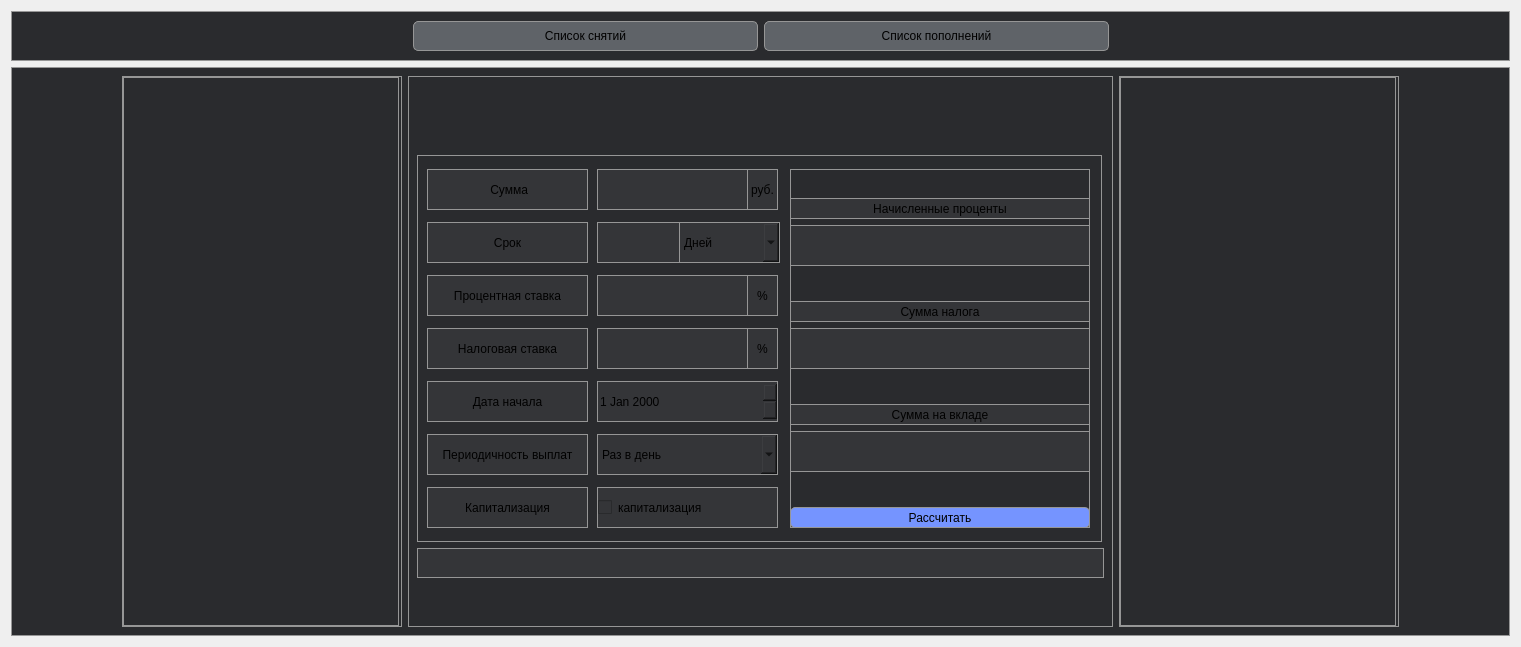
      <widget class="QWidget" name="tab_deposit">
       <attribute name="title">
        <string>Депозит</string>
       </attribute>
       <layout class="QVBoxLayout" name="verticalLayout_9">
        <item>
         <widget class="QWidget" name="widget_deposit_head" native="true">
          <property name="minimumSize">
           <size>
            <width>0</width>
            <height>50</height>
           </size>
          </property>
          <property name="maximumSize">
           <size>
            <width>16777215</width>
            <height>50</height>
           </size>
          </property>
          <property name="styleSheet">
           <string notr="true">QWidget {
	border: 1px  solid rgb(150, 150, 150) ;
	background-color: rgb(42, 43, 46);
}

QPushButton {
	border-radius: 5px;
	border: 1px  solid rgb(150, 150, 150) ;
	background-color: rgb(95, 99, 104);
}

 QPushButton:pressed {
	border-radius: 5px;
	border: 1px  solid rgb(150, 150, 150) ;
	background-color: rgb(115, 119, 124);
}</string>
          </property>
          <layout class="QHBoxLayout" name="horizontalLayout_6">
           <item>
            <spacer name="horizontalSpacer_deposit_head_left">
             <property name="orientation">
              <enum>Qt::Horizontal</enum>
             </property>
             <property name="sizeHint" stdset="0">
              <size>
               <width>393</width>
               <height>20</height>
              </size>
             </property>
            </spacer>
           </item>
           <item>
            <widget class="QPushButton" name="pushButton_deposit_list_out_hide">
             <property name="minimumSize">
              <size>
               <width>345</width>
               <height>30</height>
              </size>
             </property>
             <property name="maximumSize">
              <size>
               <width>345</width>
               <height>16777215</height>
              </size>
             </property>
             <property name="text">
              <string>Список снятий</string>
             </property>
            </widget>
           </item>
           <item>
            <widget class="QPushButton" name="pushButton_deposit_list_in_hide">
             <property name="minimumSize">
              <size>
               <width>345</width>
               <height>30</height>
              </size>
             </property>
             <property name="maximumSize">
              <size>
               <width>345</width>
               <height>16777215</height>
              </size>
             </property>
             <property name="text">
              <string>Список пополнений</string>
             </property>
            </widget>
           </item>
           <item>
            <spacer name="pushButton_deposit_list_out_hide_2">
             <property name="orientation">
              <enum>Qt::Horizontal</enum>
             </property>
             <property name="sizeHint" stdset="0">
              <size>
               <width>392</width>
               <height>20</height>
              </size>
             </property>
            </spacer>
           </item>
          </layout>
         </widget>
        </item>
        <item>
         <widget class="QWidget" name="widget_deposit" native="true">
          <property name="styleSheet">
           <string notr="true">QWidget {
	border: 1px  solid rgb(150, 150, 150) ;
	background-color: rgb(42, 43, 46);
}

QPushButton {
	border-radius: 5px;
	border: 1px  solid rgb(150, 150, 150) ;
	background-color: rgb(95, 99, 104);
}

 QPushButton:pressed {
	border-radius: 5px;
	border: 1px  solid rgb(150, 150, 150) ;
	background-color: rgb(115, 119, 124);
}</string>
          </property>
          <layout class="QHBoxLayout" name="horizontalLayout_2">
           <item>
            <spacer name="horizontalSpacer_deposit_left">
             <property name="orientation">
              <enum>Qt::Horizontal</enum>
             </property>
             <property name="sizeHint" stdset="0">
              <size>
               <width>40</width>
               <height>20</height>
              </size>
             </property>
            </spacer>
           </item>
           <item>
            <widget class="QScrollArea" name="scrollArea_widget_deposit_list_out">
             <property name="minimumSize">
              <size>
               <width>280</width>
               <height>0</height>
              </size>
             </property>
             <property name="maximumSize">
              <size>
               <width>306</width>
               <height>16777215</height>
              </size>
             </property>
             <property name="widgetResizable">
              <bool>true</bool>
             </property>
             <widget class="QWidget" name="scrollAreaWidgetContents_5">
              <property name="geometry">
               <rect>
                <x>0</x>
                <y>0</y>
                <width>276</width>
                <height>523</height>
               </rect>
              </property>
              <property name="minimumSize">
               <size>
                <width>276</width>
                <height>0</height>
               </size>
              </property>
              <property name="maximumSize">
               <size>
                <width>276</width>
                <height>16777215</height>
               </size>
              </property>
              <layout class="QVBoxLayout" name="verticalLayout_13"/>
             </widget>
            </widget>
           </item>
           <item>
            <widget class="QWidget" name="widget_deposit_2" native="true">
             <property name="minimumSize">
              <size>
               <width>705</width>
               <height>470</height>
              </size>
             </property>
             <property name="maximumSize">
              <size>
               <width>705</width>
               <height>16777215</height>
              </size>
             </property>
             <property name="styleSheet">
              <string notr="true">QWidget {
	border: 1px  solid rgb(150, 150, 150) ;
	background-color: rgb(42, 43, 46);
}

QPushButton {
	border-radius: 5px;
	border: 1px  solid rgb(150, 150, 150) ;
	background-color: rgb(95, 99, 104);
}

 QPushButton:pressed {
	border-radius: 5px;
	border: 1px  solid rgb(150, 150, 150) ;
	background-color: rgb(115, 119, 124);
}

QLineEdit {
	border: 1px  solid rgb(150, 150, 150) ;
	background-color: rgb(52, 53, 56);
}

QLabel {
	border: 1px  solid rgb(150, 150, 150) ;
	background-color: rgb(52, 53, 56);
}

</string>
             </property>
             <layout class="QVBoxLayout" name="verticalLayout_7">
              <item>
               <spacer name="verticalSpacer_deposit_up">
                <property name="orientation">
                 <enum>Qt::Vertical</enum>
                </property>
                <property name="sizeHint" stdset="0">
                 <size>
                  <width>20</width>
                  <height>40</height>
                 </size>
                </property>
               </spacer>
              </item>
              <item>
               <spacer name="verticalSpacer_deposit_up_eq_label">
                <property name="orientation">
                 <enum>Qt::Vertical</enum>
                </property>
                <property name="sizeType">
                 <enum>QSizePolicy::Fixed</enum>
                </property>
                <property name="sizeHint" stdset="0">
                 <size>
                  <width>20</width>
                  <height>30</height>
                 </size>
                </property>
               </spacer>
              </item>
              <item>
               <widget class="QWidget" name="widget_deposit_3" native="true">
                <property name="minimumSize">
                 <size>
                  <width>685</width>
                  <height>387</height>
                 </size>
                </property>
                <property name="maximumSize">
                 <size>
                  <width>685</width>
                  <height>387</height>
                 </size>
                </property>
                <property name="styleSheet">
                 <string notr="true"/>
                </property>
                <widget class="QWidget" name="widget_deposit_answer" native="true">
                 <property name="geometry">
                  <rect>
                   <x>373</x>
                   <y>14</y>
                   <width>300</width>
                   <height>359</height>
                  </rect>
                 </property>
                 <property name="minimumSize">
                  <size>
                   <width>300</width>
                   <height>359</height>
                  </size>
                 </property>
                 <property name="maximumSize">
                  <size>
                   <width>16777215</width>
                   <height>359</height>
                  </size>
                 </property>
                 <layout class="QVBoxLayout" name="verticalLayout_15">
                  <item>
                   <spacer name="verticalSpacer">
                    <property name="orientation">
                     <enum>Qt::Vertical</enum>
                    </property>
                    <property name="sizeHint" stdset="0">
                     <size>
                      <width>20</width>
                      <height>40</height>
                     </size>
                    </property>
                   </spacer>
                  </item>
                  <item>
                   <widget class="QLabel" name="label_deposit_answer_rate_info">
                    <property name="minimumSize">
                     <size>
                      <width>0</width>
                      <height>21</height>
                     </size>
                    </property>
                    <property name="maximumSize">
                     <size>
                      <width>16777215</width>
                      <height>21</height>
                     </size>
                    </property>
                    <property name="text">
                     <string>Начисленные проценты</string>
                    </property>
                    <property name="alignment">
                     <set>Qt::AlignCenter</set>
                    </property>
                   </widget>
                  </item>
                  <item>
                   <widget class="QLabel" name="label_deposit_answer_rate">
                    <property name="minimumSize">
                     <size>
                      <width>0</width>
                      <height>41</height>
                     </size>
                    </property>
                    <property name="maximumSize">
                     <size>
                      <width>16777215</width>
                      <height>41</height>
                     </size>
                    </property>
                    <property name="text">
                     <string/>
                    </property>
                    <property name="alignment">
                     <set>Qt::AlignRight|Qt::AlignTrailing|Qt::AlignVCenter</set>
                    </property>
                   </widget>
                  </item>
                  <item>
                   <spacer name="verticalSpacer_2">
                    <property name="orientation">
                     <enum>Qt::Vertical</enum>
                    </property>
                    <property name="sizeHint" stdset="0">
                     <size>
                      <width>20</width>
                      <height>40</height>
                     </size>
                    </property>
                   </spacer>
                  </item>
                  <item>
                   <widget class="QLabel" name="label_deposit_answer_tax_info">
                    <property name="minimumSize">
                     <size>
                      <width>0</width>
                      <height>21</height>
                     </size>
                    </property>
                    <property name="maximumSize">
                     <size>
                      <width>16777215</width>
                      <height>21</height>
                     </size>
                    </property>
                    <property name="text">
                     <string>Сумма налога</string>
                    </property>
                    <property name="alignment">
                     <set>Qt::AlignCenter</set>
                    </property>
                   </widget>
                  </item>
                  <item>
                   <widget class="QLabel" name="label_deposit_answer_tax">
                    <property name="minimumSize">
                     <size>
                      <width>0</width>
                      <height>41</height>
                     </size>
                    </property>
                    <property name="maximumSize">
                     <size>
                      <width>16777215</width>
                      <height>41</height>
                     </size>
                    </property>
                    <property name="text">
                     <string/>
                    </property>
                    <property name="alignment">
                     <set>Qt::AlignRight|Qt::AlignTrailing|Qt::AlignVCenter</set>
                    </property>
                   </widget>
                  </item>
                  <item>
                   <spacer name="verticalSpacer_3">
                    <property name="orientation">
                     <enum>Qt::Vertical</enum>
                    </property>
                    <property name="sizeHint" stdset="0">
                     <size>
                      <width>20</width>
                      <height>40</height>
                     </size>
                    </property>
                   </spacer>
                  </item>
                  <item>
                   <widget class="QLabel" name="label_deposit_answer_sum_info">
                    <property name="minimumSize">
                     <size>
                      <width>0</width>
                      <height>21</height>
                     </size>
                    </property>
                    <property name="maximumSize">
                     <size>
                      <width>16777215</width>
                      <height>21</height>
                     </size>
                    </property>
                    <property name="text">
                     <string>Сумма на вкладе</string>
                    </property>
                    <property name="alignment">
                     <set>Qt::AlignCenter</set>
                    </property>
                   </widget>
                  </item>
                  <item>
                   <widget class="QLabel" name="label_deposit_answer_sum">
                    <property name="minimumSize">
                     <size>
                      <width>0</width>
                      <height>41</height>
                     </size>
                    </property>
                    <property name="maximumSize">
                     <size>
                      <width>16777215</width>
                      <height>41</height>
                     </size>
                    </property>
                    <property name="text">
                     <string/>
                    </property>
                    <property name="alignment">
                     <set>Qt::AlignRight|Qt::AlignTrailing|Qt::AlignVCenter</set>
                    </property>
                   </widget>
                  </item>
                  <item>
                   <spacer name="verticalSpacer_4">
                    <property name="orientation">
                     <enum>Qt::Vertical</enum>
                    </property>
                    <property name="sizeHint" stdset="0">
                     <size>
                      <width>20</width>
                      <height>40</height>
                     </size>
                    </property>
                   </spacer>
                  </item>
                  <item>
                   <widget class="QPushButton" name="pushButton_deposit_start">
                    <property name="minimumSize">
                     <size>
                      <width>0</width>
                      <height>21</height>
                     </size>
                    </property>
                    <property name="maximumSize">
                     <size>
                      <width>9999999</width>
                      <height>21</height>
                     </size>
                    </property>
                    <property name="styleSheet">
                     <string notr="true">QPushButton {
	background-color: rgb(117, 148, 255);
}

QPushButton:pressed {
	background-color: rgb(165, 174, 201);
}</string>
                    </property>
                    <property name="text">
                     <string>Рассчитать</string>
                    </property>
                   </widget>
                  </item>
                 </layout>
                </widget>
                <widget class="QLineEdit" name="lineEdit_deposit_input_sum">
                 <property name="geometry">
                  <rect>
                   <x>180</x>
                   <y>14</y>
                   <width>151</width>
                   <height>41</height>
                  </rect>
                 </property>
                 <property name="minimumSize">
                  <size>
                   <width>0</width>
                   <height>41</height>
                  </size>
                 </property>
                 <property name="alignment">
                  <set>Qt::AlignLeading|Qt::AlignLeft|Qt::AlignVCenter</set>
                 </property>
                </widget>
                <widget class="QLineEdit" name="lineEdit_deposit_input_time">
                 <property name="geometry">
                  <rect>
                   <x>180</x>
                   <y>67</y>
                   <width>83</width>
                   <height>41</height>
                  </rect>
                 </property>
                 <property name="minimumSize">
                  <size>
                   <width>0</width>
                   <height>41</height>
                  </size>
                 </property>
                 <property name="alignment">
                  <set>Qt::AlignLeading|Qt::AlignLeft|Qt::AlignVCenter</set>
                 </property>
                </widget>
                <widget class="QLineEdit" name="lineEdit_deposit_input_rate">
                 <property name="geometry">
                  <rect>
                   <x>180</x>
                   <y>120</y>
                   <width>151</width>
                   <height>41</height>
                  </rect>
                 </property>
                 <property name="minimumSize">
                  <size>
                   <width>0</width>
                   <height>41</height>
                  </size>
                 </property>
                 <property name="alignment">
                  <set>Qt::AlignLeading|Qt::AlignLeft|Qt::AlignVCenter</set>
                 </property>
                </widget>
                <widget class="QLineEdit" name="lineEdit_deposit_input_tax">
                 <property name="geometry">
                  <rect>
                   <x>180</x>
                   <y>173</y>
                   <width>151</width>
                   <height>41</height>
                  </rect>
                 </property>
                 <property name="minimumSize">
                  <size>
                   <width>0</width>
                   <height>41</height>
                  </size>
                 </property>
                 <property name="alignment">
                  <set>Qt::AlignLeading|Qt::AlignLeft|Qt::AlignVCenter</set>
                 </property>
                </widget>
                <widget class="QLabel" name="label_deposit_input_sum">
                 <property name="geometry">
                  <rect>
                   <x>10</x>
                   <y>14</y>
                   <width>161</width>
                   <height>41</height>
                  </rect>
                 </property>
                 <property name="text">
                  <string> Сумма</string>
                 </property>
                 <property name="alignment">
                  <set>Qt::AlignCenter</set>
                 </property>
                </widget>
                <widget class="QLabel" name="label_deposit_input_time">
                 <property name="geometry">
                  <rect>
                   <x>10</x>
                   <y>67</y>
                   <width>161</width>
                   <height>41</height>
                  </rect>
                 </property>
                 <property name="text">
                  <string>Срок</string>
                 </property>
                 <property name="alignment">
                  <set>Qt::AlignCenter</set>
                 </property>
                </widget>
                <widget class="QLabel" name="label_deposit_input_rate">
                 <property name="geometry">
                  <rect>
                   <x>10</x>
                   <y>120</y>
                   <width>161</width>
                   <height>41</height>
                  </rect>
                 </property>
                 <property name="text">
                  <string>Процентная ставка</string>
                 </property>
                 <property name="alignment">
                  <set>Qt::AlignCenter</set>
                 </property>
                </widget>
                <widget class="QLabel" name="label_deposit_input_tax">
                 <property name="geometry">
                  <rect>
                   <x>10</x>
                   <y>173</y>
                   <width>161</width>
                   <height>41</height>
                  </rect>
                 </property>
                 <property name="text">
                  <string>Налоговая ставка</string>
                 </property>
                 <property name="alignment">
                  <set>Qt::AlignCenter</set>
                 </property>
                </widget>
                <widget class="QLabel" name="label_deposit_input_pay_unit">
                 <property name="geometry">
                  <rect>
                   <x>10</x>
                   <y>279</y>
                   <width>161</width>
                   <height>41</height>
                  </rect>
                 </property>
                 <property name="text">
                  <string>Периодичность выплат</string>
                 </property>
                 <property name="alignment">
                  <set>Qt::AlignCenter</set>
                 </property>
                </widget>
                <widget class="QLabel" name="label_deposit_input_capitalisation">
                 <property name="geometry">
                  <rect>
                   <x>10</x>
                   <y>332</y>
                   <width>161</width>
                   <height>41</height>
                  </rect>
                 </property>
                 <property name="text">
                  <string>Капитализация</string>
                 </property>
                 <property name="alignment">
                  <set>Qt::AlignCenter</set>
                 </property>
                </widget>
                <widget class="QCheckBox" name="checkBox_deposit_input_capitalisation">
                 <property name="geometry">
                  <rect>
                   <x>180</x>
                   <y>332</y>
                   <width>181</width>
                   <height>41</height>
                  </rect>
                 </property>
                 <property name="styleSheet">
                  <string notr="true">background-color: rgb(52, 53, 56);</string>
                 </property>
                 <property name="text">
                  <string>капитализация</string>
                 </property>
                </widget>
                <widget class="QLabel" name="label_deposit_input_sum_unit">
                 <property name="geometry">
                  <rect>
                   <x>330</x>
                   <y>14</y>
                   <width>31</width>
                   <height>41</height>
                  </rect>
                 </property>
                 <property name="text">
                  <string>руб.</string>
                 </property>
                 <property name="alignment">
                  <set>Qt::AlignCenter</set>
                 </property>
                </widget>
                <widget class="QComboBox" name="comboBox_deposit_input_time_unit">
                 <property name="geometry">
                  <rect>
                   <x>262</x>
                   <y>67</y>
                   <width>101</width>
                   <height>41</height>
                  </rect>
                 </property>
                 <property name="styleSheet">
                  <string notr="true">background-color: rgb(52, 53, 56);</string>
                 </property>
                 <item>
                  <property name="text">
                   <string>Дней</string>
                  </property>
                 </item>
                 <item>
                  <property name="text">
                   <string>Месяцев</string>
                  </property>
                 </item>
                 <item>
                  <property name="text">
                   <string>Лет</string>
                  </property>
                 </item>
                </widget>
                <widget class="QLabel" name="label_deposit_input_rate_unit">
                 <property name="geometry">
                  <rect>
                   <x>330</x>
                   <y>120</y>
                   <width>31</width>
                   <height>41</height>
                  </rect>
                 </property>
                 <property name="text">
                  <string>%</string>
                 </property>
                 <property name="alignment">
                  <set>Qt::AlignCenter</set>
                 </property>
                </widget>
                <widget class="QLabel" name="label_deposit_input_tax_unit">
                 <property name="geometry">
                  <rect>
                   <x>330</x>
                   <y>173</y>
                   <width>31</width>
                   <height>41</height>
                  </rect>
                 </property>
                 <property name="text">
                  <string>%</string>
                 </property>
                 <property name="alignment">
                  <set>Qt::AlignCenter</set>
                 </property>
                </widget>
                <widget class="QComboBox" name="comboBox_deposit_input_pay_unit_unit">
                 <property name="geometry">
                  <rect>
                   <x>180</x>
                   <y>279</y>
                   <width>181</width>
                   <height>41</height>
                  </rect>
                 </property>
                 <property name="styleSheet">
                  <string notr="true">background-color: rgb(52, 53, 56);</string>
                 </property>
                 <item>
                  <property name="text">
                   <string>Раз в день</string>
                  </property>
                 </item>
                 <item>
                  <property name="text">
                   <string>Раз в неделю</string>
                  </property>
                 </item>
                 <item>
                  <property name="text">
                   <string>Раз в месяц</string>
                  </property>
                 </item>
                 <item>
                  <property name="text">
                   <string>Раз в квартал</string>
                  </property>
                 </item>
                 <item>
                  <property name="text">
                   <string>Раз в год</string>
                  </property>
                 </item>
                 <item>
                  <property name="text">
                   <string>Раз в пол года</string>
                  </property>
                 </item>
                 <item>
                  <property name="text">
                   <string>В конце срока</string>
                  </property>
                 </item>
                </widget>
                <widget class="QLabel" name="label_deposit_input_date_start">
                 <property name="geometry">
                  <rect>
                   <x>10</x>
                   <y>226</y>
                   <width>161</width>
                   <height>41</height>
                  </rect>
                 </property>
                 <property name="text">
                  <string>Дата начала</string>
                 </property>
                 <property name="alignment">
                  <set>Qt::AlignCenter</set>
                 </property>
                </widget>
                <widget class="QDateEdit" name="dateEdit_deposit_date_start">
                 <property name="geometry">
                  <rect>
                   <x>180</x>
                   <y>226</y>
                   <width>181</width>
                   <height>41</height>
                  </rect>
                 </property>
                 <property name="styleSheet">
                  <string notr="true">background-color: rgb(52, 53, 56);</string>
                 </property>
                </widget>
               </widget>
              </item>
              <item>
               <widget class="QLabel" name="label_deposit_info">
                <property name="minimumSize">
                 <size>
                  <width>1</width>
                  <height>30</height>
                 </size>
                </property>
                <property name="maximumSize">
                 <size>
                  <width>16777215</width>
                  <height>30</height>
                 </size>
                </property>
                <property name="styleSheet">
                 <string notr="true">background-color: rgb(52, 53, 56);</string>
                </property>
                <property name="text">
                 <string/>
                </property>
                <property name="alignment">
                 <set>Qt::AlignRight|Qt::AlignTrailing|Qt::AlignVCenter</set>
                </property>
               </widget>
              </item>
              <item>
               <spacer name="verticalSpacer_deposit_down">
                <property name="orientation">
                 <enum>Qt::Vertical</enum>
                </property>
                <property name="sizeHint" stdset="0">
                 <size>
                  <width>20</width>
                  <height>40</height>
                 </size>
                </property>
               </spacer>
              </item>
             </layout>
            </widget>
           </item>
           <item>
            <widget class="QScrollArea" name="scrollArea_widget_deposit_list_in">
             <property name="minimumSize">
              <size>
               <width>280</width>
               <height>0</height>
              </size>
             </property>
             <property name="maximumSize">
              <size>
               <width>306</width>
               <height>16777215</height>
              </size>
             </property>
             <property name="widgetResizable">
              <bool>true</bool>
             </property>
             <widget class="QWidget" name="scrollAreaWidgetContents_6">
              <property name="geometry">
               <rect>
                <x>0</x>
                <y>0</y>
                <width>276</width>
                <height>523</height>
               </rect>
              </property>
              <property name="minimumSize">
               <size>
                <width>276</width>
                <height>0</height>
               </size>
              </property>
              <property name="maximumSize">
               <size>
                <width>276</width>
                <height>16777215</height>
               </size>
              </property>
              <layout class="QVBoxLayout" name="verticalLayout_14"/>
             </widget>
            </widget>
           </item>
           <item>
            <spacer name="horizontalSpacer_deposit_right">
             <property name="orientation">
              <enum>Qt::Horizontal</enum>
             </property>
             <property name="sizeHint" stdset="0">
              <size>
               <width>40</width>
               <height>20</height>
              </size>
             </property>
            </spacer>
           </item>
          </layout>
         </widget>
        </item>
       </layout>
      </widget>
